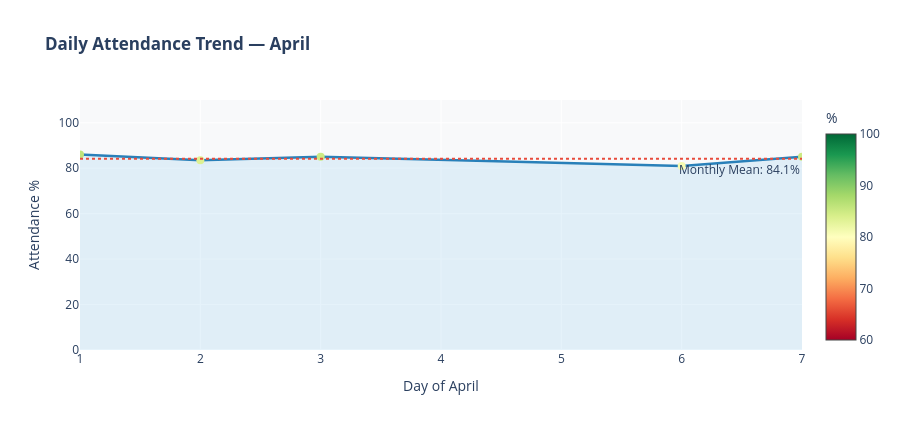

The code cell stored with this chart in its notebook:
### Code cell
# Line chart
fig = px.line(
    daily_df,
    x='DayNum',
    y='Pct',
    markers=True,
    title='<b>Daily Attendance Trend — April</b>'
)

# Color markers based on percentage
fig.update_traces(
    line=dict(color='#2980B9', width=2.5),
    marker=dict(
        size=8,
        color=daily_df['Pct'],
        colorscale='RdYlGn',
        cmin=60,
        cmax=100,
        showscale=True,
        colorbar_title='%'
    ),
    fill='tozeroy',
    fillcolor='rgba(52,152,219,0.12)',
)

# Add mean line (same as GO)
fig.add_hline(
    y=mean_pct,
    line_dash='dot',
    line_color='#E74C3C',
    annotation_text=f'Monthly Mean: {mean_pct:.1f}%',
    annotation_position='bottom right'
)

# Layout
fig.update_layout(
    xaxis_title='Day of April',
    yaxis_title='Attendance %',
    yaxis_range=[0, 110],
    height=430,
    plot_bgcolor='#F8F9FA',
    paper_bgcolor='white'
)

fig.show()

### Figure 1 — Plotly figure (JSON) as saved in the notebook; plotly's stock layout.template omitted (floating-point values rounded to 4 significant figures)
{"data": [{"fill": "tozeroy", "fillcolor": "rgba(52,152,219,0.12)", "hovertemplate": "DayNum=%{x}<br>Pct=%{y}<extra></extra>", "legendgroup": "", "line": {"color": "#2980B9", "dash": "solid", "width": 2.5}, "marker": {"cmax": 100, "cmin": 60, "color": [86.0, 83.5, 85.0, 81.0, 85.0], "colorbar": {"title": {"text": "%"}}, "colorscale": [[0, "rgb(165,0,38)"], [0.1, "rgb(215,48,39)"], [0.2, "rgb(244,109,67)"], [0.3, "rgb(253,174,97)"], [0.4, "rgb(254,224,139)"], [0.5, "rgb(255,255,191)"], [0.6, "rgb(217,239,139)"], [0.7, "rgb(166,217,106)"], [0.8, "rgb(102,189,99)"], [0.9, "rgb(26,152,80)"], [1, "rgb(0,104,55)"]], "showscale": true, "size": 8, "symbol": "circle"}, "mode": "lines+markers", "name": "", "orientation": "v", "showlegend": false, "type": "scatter", "x": [1, 2, 3, 6, 7], "xaxis": "x", "y": [86.0, 83.5, 85.0, 81.0, 85.0], "yaxis": "y"}], "layout": {"annotations": [{"showarrow": false, "text": "Monthly Mean: 84.1%", "x": 1, "xanchor": "right", "xref": "x domain", "y": 84.1, "yanchor": "top", "yref": "y"}], "height": 430, "legend": {"tracegroupgap": 0}, "paper_bgcolor": "white", "plot_bgcolor": "#F8F9FA", "shapes": [{"line": {"color": "#E74C3C", "dash": "dot"}, "type": "line", "x0": 0, "x1": 1, "xref": "x domain", "y0": 84.1, "y1": 84.1, "yref": "y"}], "title": {"text": "<b>Daily Attendance Trend — April</b>"}, "xaxis": {"anchor": "y", "domain": [0, 1], "title": {"text": "Day of April"}}, "yaxis": {"anchor": "x", "domain": [0, 1], "range": [0, 110], "title": {"text": "Attendance %"}}}}
